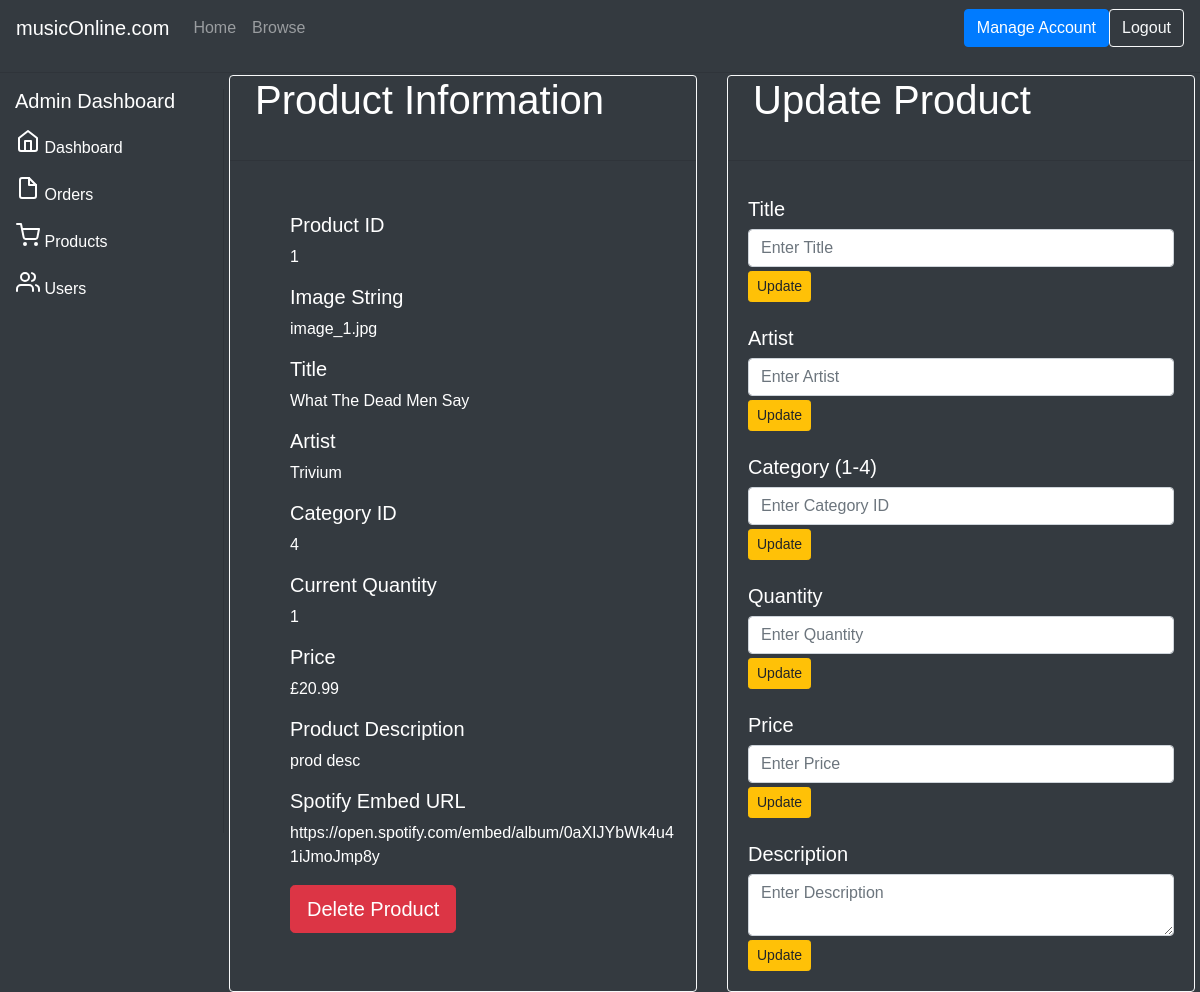
Page /admin/update_product.php?id=1 (signed in) on the committed database.
### tables this page shows
CREATE TABLE `products` (
  `product_id` int(11) NOT NULL,
  `product_title` varchar(255) NOT NULL,
  `product_category_id` int(11) NOT NULL,
  `product_price` float NOT NULL,
  `product_quantity` int(11) NOT NULL,
  `product_description` text NOT NULL,
  `product_artist` varchar(255) NOT NULL,
  `product_image` varchar(255) NOT NULL DEFAULT 'default_image.jpg',
  `products_embed_spotify` varchar(255) DEFAULT NULL
);

### htdocs/resources/include/functions.php (called while the page is built, shortened)
<?php
    function escape_string($string){
        global $conn;
        return mysqli_real_escape_string($conn, $string);
    }
    function query($sql) {
        global $conn;
        return mysqli_query($conn, $sql);
    }
    function fetch_array($result) {
    return mysqli_fetch_array($result);
    }

### htdocs/admin/update_product.php (the view, shortened to what this page needs)
<?php
     include('include/header.php');
    $query = query(" SELECT * FROM products WHERE product_id = " . escape_string($_GET['id']) . " ");
    while($row = fetch_array($query)):
?>
        <div class="dash-content" style="margin-left: 224px; margin-top: 75px; display: block !important; position: absolute; top: 0px; bottom: 0px; right: 0px; left: 0px;">
            <div class="card-deck" style = "padding-left: 5px; padding-right: 5px;">
                <div class="card border-light text-white bg-dark">
                    <card class="card-title">
                        <h1 style="padding-left: 25px;">Product Information</h1>
                    </card>
                    <hr>
                    <div class="card-body">
                        <ul style="list-style: none">
                            <li><p><h5>Product ID</h5> <?php echo $row['product_id']; ?></p></li>
                            <li><p><h5>Image String</h5> <?php echo $row['product_image']; ?></p></li>
                            <li><p><h5>Title</h5> <?php echo $row['product_title']; ?></p></li>
                            <li><p><h5>Artist</h5> <?php echo $row['product_artist']; ?></p></li>
                            <li><p><h5>Category ID</h5> <?php echo $row['product_category_id']; ?></p></li>
                            <li><p><h5>Current Quantity</h5> <?php echo $row['product_quantity']; ?></p></li>
                            <li><p><h5>Price</h5> £<?php echo $row['product_price']; ?></p></li>
                            <li><p><h5>Product Description</h5> <?php echo $row['product_description']; ?></p></li>
                            <li><p><h5>Spotify Embed URL</h5> <?php echo $row['products_embed_spotify']; ?></p></li>
                            <form name="delete-product" action="" method="post">
                                <li><button type="submit" name="delete-product-submit" class="btn btn-lg btn-danger">Delete Product</button></li>
                            </form>
                        </ul>
                    </div>
                </div>
                <div class="card border-light text-white bg-dark">
                    <card class="card-title">
                        <h1 style="padding-left: 25px;">Update Product</h1>
                    </card>
                    <hr>
                    <div class="card-body">
                        <form name="update-product-title" action="" method="post">
                            <h5>Title</h5><input type="text" class="form-control" name="ptitle" placeholder="Enter Title" required>
                            <button type="submit" name = "title-update-submit" class="btn btn-sm mt-1 btn-warning">Update</button>
                        </form>
                        <br>
                        <form name="update-product-artist" action="" method="post">
                            <h5>Artist</h5><input type="text" class="form-control" name="partist" placeholder="Enter Artist" required>
                            <button type="submit" name = "artist-update-submit" class=" btn btn-sm mt-1 btn-warning">Update</button>
                        </form>
                        <br>
                        <form name="update-product-category" action="" method="post">
                            <h5>Category (1-4)</h5><input type="text" class="form-control" name="pcategory" placeholder="Enter Category ID" required>
                            <button type="submit" name = "category-update-submit" class=" btn btn-sm mt-1 btn-warning">Update</button>
                        </form>
                        <br>
                        <form name="update-product-quantity" action="" method="post">
                            <h5>Quantity</h5><input type="text" class="form-control" name="pquantity" placeholder="Enter Quantity" required>
                            <button type="submit" name = "quantity-update-submit" class=" btn btn-sm mt-1 btn-warning">Update</button>
                        </form>
                        <br>
                        <form name="update-product-price" action="" method="post">
                            <h5>Price</h5><input type="text" class="form-control" name="pprice" placeholder="Enter Price" required>
                            <button  type="submit" name = "price-update-submit" class=" btn btn-sm mt-1 btn-warning">Update</button>
                        </form>
                        <br>
                        <form name="update-product-description" action="" method="post">
                            <h5>Description</h5>
                            <textarea class="form-control" name="pdesc" aria-label="With textarea" placeholder="Enter Description" required></textarea>
                            <button type="submit" name = "description-update-submit" class=" btn btn-sm mt-1 btn-warning">Update</button>
                        </form>
                    </div>
                </div>
            </div>
        </div>
    <?php endwhile; ?>
<?php include('include/footer.php'); ?>

### htdocs/resources/css/style.css (style rules this page uses)
body { margin: 0; font-family: Montserrat,sans-serif; font-size: 1rem; font-weight: 400; line-height: 1.5; color: white; text-align: left; background-color: #1a1a1a; min-height: 100vh; }

### rows in the picture
products: product_id "1", product_image "image_1.jpg", product_title "What The Dead Men Say", product_artist "Trivium", product_category "4", product_quantity "1", product_price "20.99", product_description "prod desc", products_embed_spotify "https://open.spotify.com/embed/album/0aXIJYbWk4u41iJmoJmp8y"
